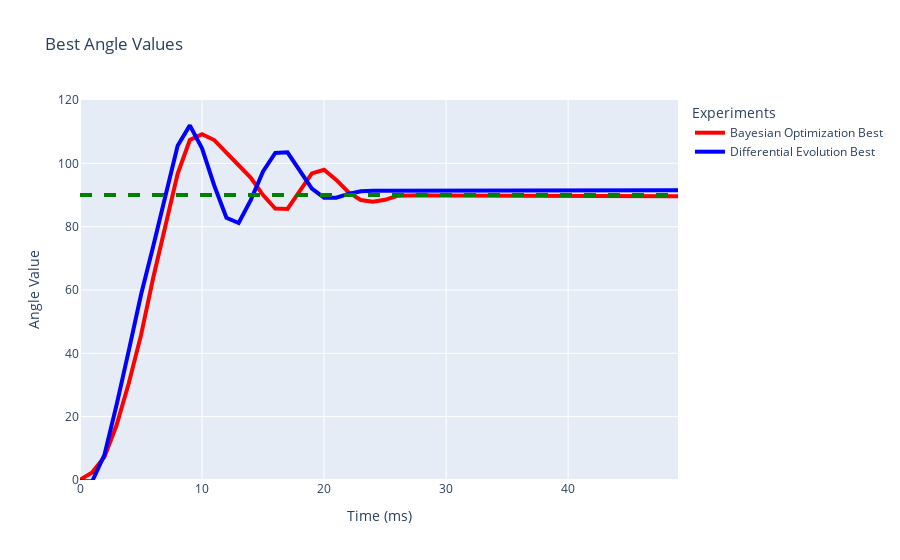

The cell this chart's notebook holds for it:
### Code cell
bo_best = bo_results.iloc[-1]
de_best = de_results.iloc[-1]

fig = go.Figure()
fig.add_trace(
    go.Scatter(
        x=list(range(len(bo_best["angle_values"]))),
        y=eval(bo_best["angle_values"]),
        mode="lines",
        name="Bayesian Optimization Best",
        line=dict(color="red", width=4),
    )
)

fig.add_trace(
    go.Scatter(
        x=list(range(len(de_best["angle_values"]))),
        y=eval(de_best["angle_values"]),
        mode="lines",
        name="Differential Evolution Best",
        line=dict(color="blue", width=4),
    )
)

fig.update_yaxes(range=[0, 120])

fig.add_shape(
    type="line",
    x0=0,
    x1=1,
    y0=90,
    y1=90,
    xref="paper",
    yref="y",
    line=dict(color="green", width=4, dash="dash"),
)

# add title and labels
fig.update_layout(
    title="Best Angle Values",
    xaxis_title="Time (ms)",
    yaxis_title="Angle Value",
    legend_title="Experiments",
    # template='plotly_dark'
)

### Figure 1 — Plotly figure (JSON) as saved in the notebook; plotly's stock layout.template omitted (floating-point values rounded to 4 significant figures; data arrays with more than 128 entries replaced by an {"elided": "..."} marker saying what was removed)
{"data": [{"line": {"color": "red", "width": 4}, "mode": "lines", "name": "Bayesian Optimization Best", "type": "scatter", "x": {"elided": "346 int values"}, "y": [0.08, 2.41, 7.25, 17.36, 30.65, 45.74, 63.86, 80.68, 96.72, 107.4, 109.2, 107.3, 103.5, 99.72, 95.4, 89.98, 85.72, 85.58, 91.15, 96.83, 97.95, 94.78, 90.91, 88.41, 87.91, 88.49, 89.74, 89.9, 89.89, 89.87, 89.86, 89.85, 89.83, 89.81, 89.8, 89.79, 89.77, 89.76, 89.75, 89.73, 89.72, 89.7, 89.69, 89.68, 89.66, 89.65, 89.63, 89.62, 89.6, 89.59]}, {"line": {"color": "blue", "width": 4}, "mode": "lines", "name": "Differential Evolution Best", "type": "scatter", "x": {"elided": "348 int values"}, "y": [-0.41, -0.41, 7.92, 23.74, 40.92, 58.5, 73.78, 89.77, 105.6, 112.0, 104.8, 93.01, 82.82, 81.15, 88.47, 97.46, 103.3, 103.5, 97.94, 91.99, 89.14, 89.15, 90.33, 91.16, 91.38, 91.38, 91.39, 91.39, 91.4, 91.4, 91.41, 91.41, 91.42, 91.42, 91.43, 91.43, 91.44, 91.44, 91.45, 91.45, 91.46, 91.46, 91.47, 91.47, 91.48, 91.48, 91.49, 91.49, 91.5, 91.5]}], "layout": {"legend": {"title": {"text": "Experiments"}}, "shapes": [{"line": {"color": "green", "dash": "dash", "width": 4}, "type": "line", "x0": 0, "x1": 1, "xref": "paper", "y0": 90, "y1": 90, "yref": "y"}], "title": {"text": "Best Angle Values"}, "xaxis": {"title": {"text": "Time (ms)"}}, "yaxis": {"range": [0, 120], "title": {"text": "Angle Value"}}}}
